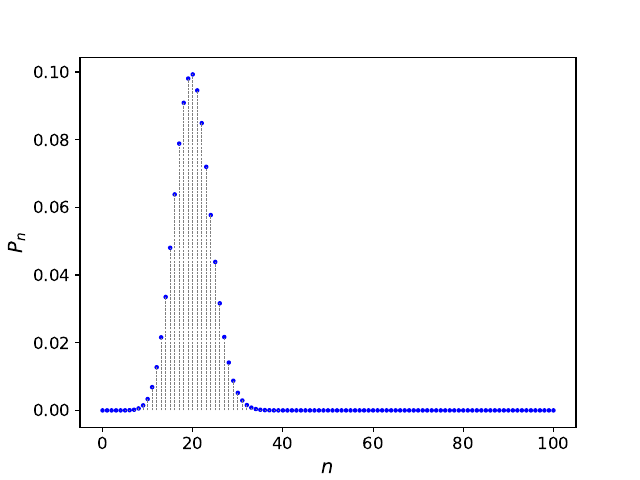

The script that saved this image:
import matplotlib.pyplot as plt
import math

def calculate_binomial_coefficient(N, n):
    return math.factorial(N) / (math.factorial(n) * math.factorial(N - n))

def probability_function(N, n, x):
    return calculate_binomial_coefficient(N, n) * (x ** n) * ((1 - x) ** (N - n))

# Define the values of N and n
N = 100
n = 20

# Create a list of x values from 0 to 100 with increments of 1
x = list(range(101))

# Calculate the values of the function
y = [probability_function(N, n, 0.2) for n in x]

# Create the scatter plot
plt.scatter(x, y, c='blue', marker='o', s=5)  # c is the color, marker defines the style of the point, s is the size

# Add vertical lines
for xi, yi in zip(x, y):
    plt.plot([xi, xi], [0, yi], color='gray', linestyle='--', linewidth=0.5)

plt.xlabel('$n$', fontsize=14, fontstyle='italic')  # x-axis label
plt.ylabel('$P$$_n$', fontsize=14)  # y-axis label with subscript

# Adjust the font size of ticks
plt.xticks(fontsize=12)
plt.yticks(fontsize=12)

# Save the figure as a JPG file
plt.savefig('figure_2_Cumulative_probability.tiff', format='tiff')
plt.savefig('figure_2_Cumulative_probability.pdf', format='pdf')
plt.show()

